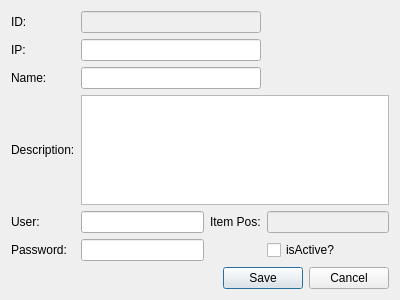
<?xml version="1.0" encoding="UTF-8"?>
<ui version="4.0">
 <class>ServerFormClass</class>
 <widget class="QDialog" name="ServerFormClass">
  <property name="geometry">
   <rect>
    <x>0</x>
    <y>0</y>
    <width>400</width>
    <height>300</height>
   </rect>
  </property>
  <property name="windowTitle">
   <string>Dialog</string>
  </property>
  <layout class="QVBoxLayout" name="verticalLayout">
   <item>
    <layout class="QGridLayout" name="gridLayout">
     <item row="0" column="0">
      <widget class="QLabel" name="label">
       <property name="text">
        <string>ID:</string>
       </property>
      </widget>
     </item>
     <item row="0" column="1" colspan="2">
      <widget class="QLineEdit" name="id">
       <property name="enabled">
        <bool>false</bool>
       </property>
      </widget>
     </item>
     <item row="1" column="0">
      <widget class="QLabel" name="label_2">
       <property name="text">
        <string>IP:</string>
       </property>
      </widget>
     </item>
     <item row="1" column="1" colspan="2">
      <widget class="QLineEdit" name="ip"/>
     </item>
     <item row="2" column="0">
      <widget class="QLabel" name="label_3">
       <property name="text">
        <string>Name:</string>
       </property>
      </widget>
     </item>
     <item row="2" column="1" colspan="2">
      <widget class="QLineEdit" name="name"/>
     </item>
     <item row="3" column="0">
      <widget class="QLabel" name="label_4">
       <property name="text">
        <string>Description:</string>
       </property>
      </widget>
     </item>
     <item row="3" column="1" colspan="3">
      <widget class="QPlainTextEdit" name="desc"/>
     </item>
     <item row="4" column="0">
      <widget class="QLabel" name="label_5">
       <property name="text">
        <string>User:</string>
       </property>
      </widget>
     </item>
     <item row="4" column="1">
      <widget class="QLineEdit" name="usr"/>
     </item>
     <item row="4" column="2">
      <widget class="QLabel" name="label_8">
       <property name="text">
        <string>Item Pos:</string>
       </property>
      </widget>
     </item>
     <item row="4" column="3">
      <widget class="QLineEdit" name="itemPos">
       <property name="enabled">
        <bool>false</bool>
       </property>
      </widget>
     </item>
     <item row="5" column="0">
      <widget class="QLabel" name="label_6">
       <property name="text">
        <string>Password:</string>
       </property>
      </widget>
     </item>
     <item row="5" column="1">
      <widget class="QLineEdit" name="pwd">
       <property name="echoMode">
        <enum>QLineEdit::Password</enum>
       </property>
      </widget>
     </item>
     <item row="5" column="3">
      <widget class="QCheckBox" name="isActive">
       <property name="text">
        <string>isActive?</string>
       </property>
      </widget>
     </item>
    </layout>
   </item>
   <item>
    <widget class="QDialogButtonBox" name="buttonBox">
     <property name="orientation">
      <enum>Qt::Horizontal</enum>
     </property>
     <property name="standardButtons">
      <set>QDialogButtonBox::Cancel|QDialogButtonBox::Save</set>
     </property>
    </widget>
   </item>
  </layout>
 </widget>
 <tabstops>
  <tabstop>id</tabstop>
  <tabstop>ip</tabstop>
  <tabstop>name</tabstop>
  <tabstop>desc</tabstop>
  <tabstop>usr</tabstop>
  <tabstop>pwd</tabstop>
  <tabstop>itemPos</tabstop>
  <tabstop>buttonBox</tabstop>
 </tabstops>
 <resources/>
 <connections>
  <connection>
   <sender>buttonBox</sender>
   <signal>accepted()</signal>
   <receiver>ServerFormClass</receiver>
   <slot>accept()</slot>
   <hints>
    <hint type="sourcelabel">
     <x>248</x>
     <y>254</y>
    </hint>
    <hint type="destinationlabel">
     <x>157</x>
     <y>274</y>
    </hint>
   </hints>
  </connection>
  <connection>
   <sender>buttonBox</sender>
   <signal>rejected()</signal>
   <receiver>ServerFormClass</receiver>
   <slot>reject()</slot>
   <hints>
    <hint type="sourcelabel">
     <x>316</x>
     <y>260</y>
    </hint>
    <hint type="destinationlabel">
     <x>286</x>
     <y>274</y>
    </hint>
   </hints>
  </connection>
 </connections>
</ui>
